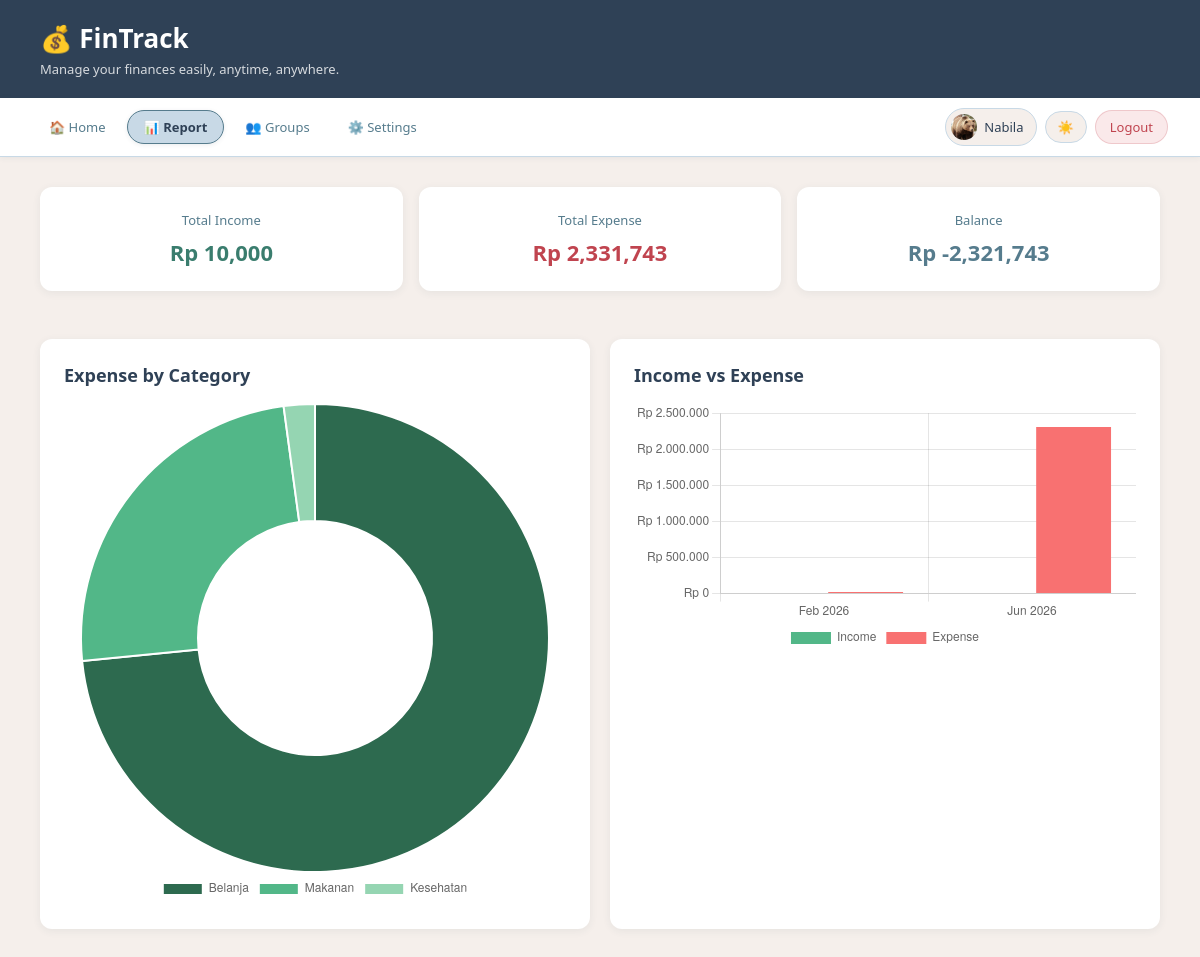
/report (signed in), run on the app's committed database.
### app.py (models this page shows)
class User(UserMixin, db.Model):
    id           = db.Column(db.Integer, primary_key=True)
    name         = db.Column(db.String(100), nullable=False)
    email        = db.Column(db.String(100), unique=True, nullable=False)
    password     = db.Column(db.String(200), nullable=False)
    photo        = db.Column(db.String(200), nullable=True)
    language     = db.Column(db.String(5),  default='id')
    theme        = db.Column(db.String(10), default='light')
    notif_popup  = db.Column(db.Boolean,    default=True)
    timezone     = db.Column(db.String(50), default='Asia/Jakarta')
    created_at   = db.Column(db.DateTime,   default=datetime.utcnow)
    transactions = db.relationship('Transaction', backref='user', lazy=True)

### app.py (the view)
@app.route('/report')
@login_required
def report():
    transactions  = Transaction.query.filter_by(user_id=current_user.id)\
                               .order_by(Transaction.date.asc()).all()
    category_data = {}
    monthly_data  = {}
    for t in transactions:
        if t.type == 'expense':
            category_data[t.category] = category_data.get(t.category, 0) + t.amount
        key = t.date.strftime('%b %Y')
        if key not in monthly_data:
            monthly_data[key] = {'income': 0, 'expense': 0}
        monthly_data[key][t.type] += t.amount
    total_income  = sum(t.amount for t in transactions if t.type == 'income')
    total_expense = sum(t.amount for t in transactions if t.type == 'expense')
    balance       = total_income - total_expense
    return render_template('report.html',
                           category_data=category_data,
                           monthly_data=monthly_data,
                           total_income=total_income,
                           total_expense=total_expense,
                           balance=balance)

### app.py (called while the page is built)
@login_manager.user_loader
def load_user(user_id):
    return User.query.get(int(user_id))

@app.context_processor
def inject_translation():
    lang = current_user.language if current_user.is_authenticated else 'id'
    return dict(t=get_translation(lang))

### translations.py (called while the page is built)
def get_translation(lang='id'):
    return TRANSLATIONS.get(lang, TRANSLATIONS['id'])

### templates/report.html (shortened to what this page needs)
<!DOCTYPE html>
<html lang="id" id="html-root">
<head>
    <link rel="stylesheet" href="{{ url_for('static', filename='style.css') }}">
</head>
<body>
<header>
    <h1>💰 FinTrack</h1>
    <p>{{ t['desc_app'] }}</p>
</header>
<nav class="navbar">
    <a href="/index" class="nav-link">🏠 {{ t['nav_home'] }}</a>
    <a href="/report" class="nav-link active">📊 {{ t['nav_report'] }}</a>
    <a href="/groups" class="nav-link">👥 {{ t['nav_sharing'] }}</a>
    <a href="/settings" class="nav-link">⚙️ {{ t['nav_settings'] }}</a>
    <div class="nav-right">
        <div class="user-chip">
            <div class="user-avatar">
                {% if current_user.photo %}
                    <img src="{{ url_for('static', filename='uploads/' + current_user.photo) }}" alt="foto">
                {% else %}
                    👤
                {% endif %}
            </div>
            <span>{{ current_user.name }}</span>
        </div>
        <button class="theme-toggle" onclick="toggleTheme()">
            <span class="theme-icon">☀️</span>
        </button>
        <a href="/logout" class="btn-logout">{{ t['nav_logout'] }}</a>
    </div>
</nav>
<main>
    <div class="summary-grid">
        <div class="card summary-card income">
            <p class="label">{{ t['total_income'] }}</p>
            <p class="amount">Rp {{ "{:,.0f}".format(total_income) }}</p>
        </div>
        <div class="card summary-card expense">
            <p class="label">{{ t['total_expense'] }}</p>
            <p class="amount">Rp {{ "{:,.0f}".format(total_expense) }}</p>
        </div>
        <div class="card summary-card balance">
            <p class="label">{{ t['balance'] }}</p>
            <p class="amount">Rp {{ "{:,.0f}".format(balance) }}</p>
        </div>
    </div>
    <div class="chart-grid">
        <div class="card">
            <h2>{{ t['expense_by_cat'] }}</h2>
            {% if category_data %}
                <canvas id="categoryChart"></canvas>
            {% else %}
                <p class="empty-msg">{{ t['no_expense_data'] }}</p>
            {% endif %}
        </div>
        <div class="card">
            <h2>{{ t['income_vs_expense'] }}</h2>
            {% if monthly_data %}
                <canvas id="monthlyChart"></canvas>
            {% else %}
                <p class="empty-msg">{{ t['no_transaction_data'] }}</p>
            {% endif %}
        </div>
    </div>
</main>
<script>
    // Data dari Flask
    const categoryLabels = {{ category_data.keys() | list | tojson }};
    const categoryValues = {{ category_data.values() | list | tojson }};
    const monthlyLabels  = {{ monthly_data.keys()  | list | tojson }};
    const monthlyIncome  = {{ monthly_data.values() | map(attribute='income')  | list | tojson }};
    const monthlyExpense = {{ monthly_data.values() | map(attribute='expense') | list | tojson }};
    // Donut chart
    if (categoryLabels.length > 0) {
        new Chart(document.getElementById('categoryChart'), {
            type: 'doughnut',
            data: {
                labels: categoryLabels,
                datasets: [{
                    data: categoryValues,
                    backgroundColor: [
                        '#2d6a4f','#52b788','#95d5b2',
                        '#dc2626','#f87171','#fca5a5',
                        '#1d4ed8','#60a5fa'
                    ],
                    borderWidth: 2
                }]
            },
            options: {
                responsive: true,
                plugins: {
                    legend: { position: 'bottom' }
                }
            }
        });
    }
    // Bar chart
    if (monthlyLabels.length > 0) {
        new Chart(document.getElementById('monthlyChart'), {
            type: 'bar',
            data: {
                labels: monthlyLabels,
                datasets: [
                    {
                        label: {{ t['income'] | tojson }},
                        data: monthlyIncome,
                        backgroundColor: '#52b788'
                    },
                    {
                        label: {{ t['expense'] | tojson }},
                        data: monthlyExpense,
                        backgroundColor: '#f87171'
                    }
                ]
            },
            options: {
                responsive: true,
                plugins: {
                    legend: { position: 'bottom' }
                },
                scales: {
                    y: {
                        beginAtZero: true,
                        ticks: {
                            callback: value => 'Rp ' + value.toLocaleString('id-ID')
                        }
                    }
                }
            }
        });
    }
</script>
</body>
</html>

### static/style.css (style rules this page uses)
* { margin: 0; padding: 0; box-sizing: border-box; }
body { font-family: 'Segoe UI', sans-serif; background-color: #F5EFEB; color: #2F4156; }
header { background-color: #2F4156; color: white; padding: 20px 40px; }
header h1 { font-size: 26px; }
header p { font-size: 13px; opacity: 0.8; margin-top: 4px; }
main { padding: 30px 40px; }
.summary-grid { display: grid; grid-template-columns: repeat(3, 1fr); gap: 16px; margin-bottom: 24px; }
.summary-card { text-align: center; padding: 20px; }
.summary-card .label { font-size: 13px; color: #567C8D; margin-bottom: 8px; }
.summary-card .amount { font-size: 22px; font-weight: 600; }
.summary-card.income .amount { color: #3A7D6E; }
.summary-card.expense .amount { color: #C0444F; }
.summary-card.balance .amount { color: #567C8D; }
.card { background: #FFFFFF; border-radius: 12px; padding: 24px; box-shadow: 0 2px 8px rgba(47,65,86,0.07); margin-bottom: 24px; }
.card h2 { margin-bottom: 16px; font-size: 18px; color: #2F4156; }
.navbar { background: #FFFFFF; padding: 10px 32px; display: flex; align-items: center; gap: 4px; border-bottom: 1px solid #C8D9E6; box-shadow: 0 1px 6px rgba(47,65,86,0.07); position: sticky; top: 0; z-index: 50; transition: background 0.2s, border-color 0.2s; flex-wrap: nowrap; overflow-x: auto; scrollbar-width: none; }
.navbar a.nav-link { text-decoration: none; color: #567C8D; font-size: 13px; font-weight: 500; padding: 7px 16px; border-radius: 99px; display: inline-flex; align-items: center; gap: 6px; white-space: nowrap; transition: background 0.18s, color 0.18s, border-color 0.18s, box-shadow 0.18s; border: 1.5px solid transparent; }
.navbar a.nav-link.active { background: #C8D9E6; color: #2F4156; font-weight: 650; border-color: #567C8D; box-shadow: 0 1px 4px rgba(47,65,86,0.10); }
.nav-right { margin-left: auto; display: flex; align-items: center; gap: 8px; flex-shrink: 0; }
.user-chip { display: inline-flex; align-items: center; gap: 7px; padding: 5px 12px 5px 5px; border-radius: 99px; background: #F5EFEB; border: 1.5px solid #C8D9E6; font-size: 13px; font-weight: 500; color: #2F4156; white-space: nowrap; }
.user-avatar { width: 26px; height: 26px; border-radius: 50%; background: #C8D9E6; display: flex; align-items: center; justify-content: center; font-size: 12px; overflow: hidden; flex-shrink: 0; }
.user-avatar img { width: 100%; height: 100%; object-fit: cover; }
.theme-toggle { display: inline-flex; align-items: center; gap: 5px; padding: 6px 12px; border-radius: 99px; background: #F5EFEB; border: 1.5px solid #C8D9E6; cursor: pointer; font-size: 13px; font-weight: 500; color: #567C8D; transition: all 0.2s; white-space: nowrap; font-family: inherit; }
.btn-logout { display: inline-flex; align-items: center; gap: 5px; padding: 7px 14px; border-radius: 99px; font-size: 13px; font-weight: 500; background: #FAE9EA; color: #C0444F; border: 1.5px solid rgba(192,68,79,0.2); text-decoration: none; cursor: pointer; transition: all 0.18s; white-space: nowrap; font-family: inherit; }
.chart-grid { display: grid; grid-template-columns: 1fr 1fr; gap: 20px; }

### data on the page
User: photo (picture), name "Nabila"

### other printed values
{{ t['desc_app'] }} "Manage your finances easily, anytime, anywhere."
{{ t['nav_home'] }} "Home"
{{ t['nav_report'] }} "Report"
{{ t['nav_sharing'] }} "Groups"
{{ t['nav_settings'] }} "Settings"
{{ t['nav_logout'] }} "Logout"
{{ t['total_income'] }} "Total Income"
{{ "{:,.0f}".format(total_income) }} "10,000"
{{ t['total_expense'] }} "Total Expense"
{{ "{:,.0f}".format(total_expense) }} "2,331,743"
{{ t['balance'] }} "Balance"
{{ "{:,.0f}".format(balance) }} "-2,321,743"
{{ t['expense_by_cat'] }} "Expense by Category"
{{ t['income_vs_expense'] }} "Income vs Expense"
chart data {{ category_data.keys() | list | tojson }} ["Belanja", "Makanan", "Kesehatan"]
